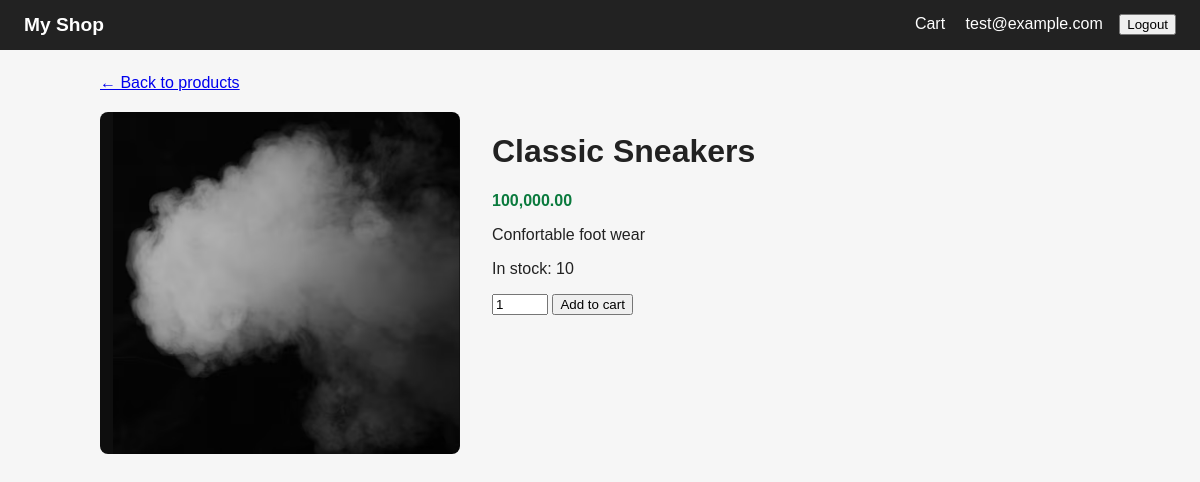
Page /products/1 (signed in) on the committed database.
### models.py (models this page shows)
class User(SQLModel, table=True):
    id: Optional[int] = Field (default = None, primary_key=True)
    email:str = Field(unique=True, index=True)
    password_hash: str

class Product(SQLModel, table=True):
    id:Optional[int] = Field(default=None, primary_key=True)
    name:str
    description: str = ""
    price: float
    image: str = "placeholder.jpg"
    stock: int =10

### routers/products.py (the view)
@router.get ("/products/{product_id}")
def product_detail(
    product_id:int,
    request: Request,
    db: Session = Depends(get_db),
    user= Depends(get_optional_user),
    ):
    product = db.get(Product, product_id)
    if not product:
        raise HTTPException(status_code=404, detail="Product not found")
    return templates.TemplateResponse(
        request, "product_detail.html", {"product":product, "user": user}
    )

### templates/product_detail.html (shortened to what this page needs)
{% extends "base.html" %}
{% block content %}
<a href="/">&larr; Back to products</a>
<div class="detail">
  <img src="{{ url_for('static', path='images/' ~ product.image) }}" alt="{{ product.name }}">
  <div>
    <h1>{{ product.name }}</h1>
    <p class="price">{{ "{:,.2f}".format(product.price) }}</p>
    <p>{{ product.description }}</p>
    <p>In stock: {{ product.stock }}</p>
    {% if product.stock > 0 %}
    <form action="/cart/add/{{ product.id }}" method="post">
      <input type="number" name="quantity" value="1" min="1" max="{{ product.stock }}">
      <button type="submit">Add to cart</button>
    </form>
    {% else %}
    <p><strong>Out of stock</strong></p>
    {% endif %}
  </div>
</div>
{% endblock %}

### templates/base.html (shortened to what this page needs)
<!DOCTYPE html>
<html lang="en">
<head>
  <link rel="stylesheet" href="{{ url_for('static', path='css/style.css') }}">
</head>
<body>
    <nav>
    <a href="/" class="brand">My Shop</a>
    <span class="nav-right">
    <a href="/cart">Cart</a>
      {% if user %}
        <span>{{ user.email }}</span>
        <form action="/logout" method="post" style="display:inline">
          <button type="submit">Logout</button>
        </form>
      {% else %}
        <a href="/login">Login</a>
        <a href="/register">Register</a>
      {% endif %}
    </span>
  </nav>
  <main>
    {% block content %}{% endblock %}
  </main>
</body>
</html>

### static/css/style.css (style rules this page uses)
body { font-family: Arial, sans-serif; margin: 0; background: #f6f6f6; color: #222; }
nav { background: #222; padding: 14px 24px; }
nav a { color: white; text-decoration: none; margin-right: 16px; }
.brand { font-weight: bold; font-size: 1.2rem; }
main { max-width: 1000px; margin: 24px auto; padding: 0 16px; }
.price { font-weight: bold; color: #0a7a3d; }
.detail { display: flex; gap: 32px; margin-top: 20px; flex-wrap: wrap; }
.detail img { width: 360px; max-width: 100%; border-radius: 8px; }
.nav-right { float: right; color: white; }
.nav-right span { margin-right: 12px; }
nav button { cursor: pointer; }

### rows in the picture
User: email "test@example.com"
Product: image (placeholder picture), name "Classic Sneakers", price "100,000.00", description "Confortable foot wear", stock "10"
